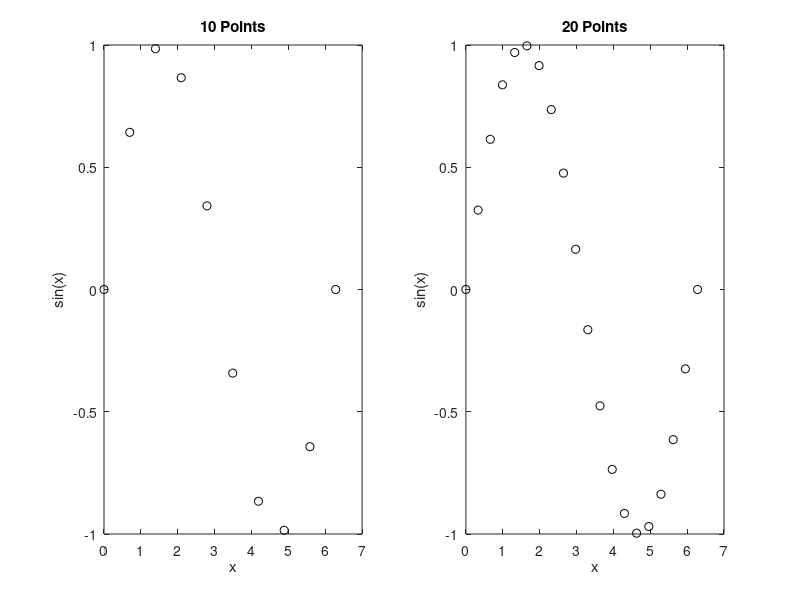

MATLAB code to generate this figure:
% Demonstrates subplot using a for loop
for i = 1:2
    x = linspace(0,2*pi,10*i);
    y = sin(x);
    subplot(1,2,i)
    plot(x,y,'ko')
    xlabel('x')
    ylabel('sin(x)')
    title(sprintf('%d Points',10*i))
end
